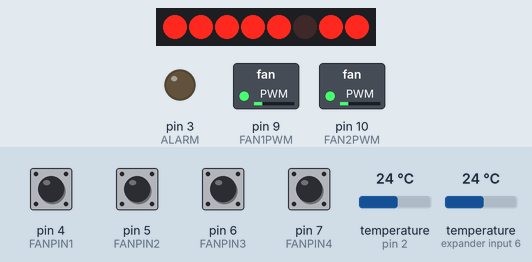
Bench run of a sketch on a simulated Arduino Uno, built with avr-gcc and run on an emulated ATmega328P. On the bench: 8 port-expander outputs drawn as a row of LEDs (first output left, lit = HIGH), switched loads named in the sketch (green lamp = pin HIGH), output pins drawn as LEDs (lit = HIGH). Wiring (inferred from the names in the program): PCF8574 port expander at I2C address 0x3C. Wiring (inferred from the signals the program sends): row of LEDs: on Q0, Q1, Q2, Q3, Q4, Q5, Q6, Q7. Inputs (shaded band) come from the test bench; at power-on: pin 4 (FANPIN1), pin 5 (FANPIN2), pin 6 (FANPIN3), pin 7 (FANPIN4) HIGH, temperature (sensors on expander input 6, pin 2) 24 °C. What the sketch prints to the serial monitor is not drawn.

Above: at 3.2 s.
3.3 s: temperature (sensor on expander input 6) set to 41 °C
At 5.96 s:
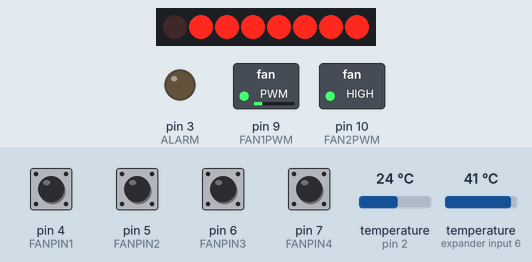
6.0 s: temperature (sensor on expander input 6) set to 33 °C
At 7.14 s:
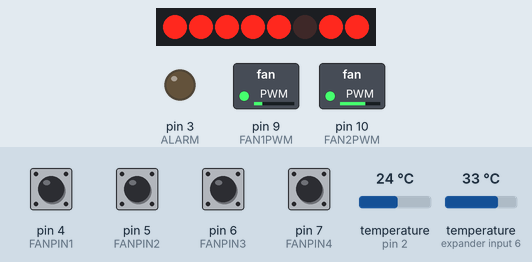
8.5 s: temperature (sensor on pin 2) set to 28 °C
At 10.74 s:
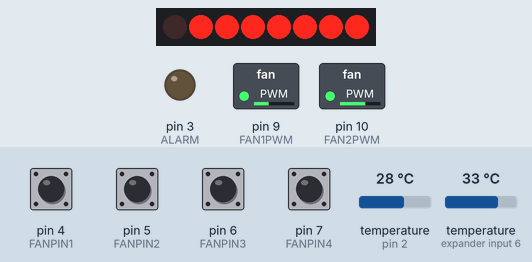
11.6 s: temperature (sensor on pin 2) set to 33 °C
At 13.5 s:
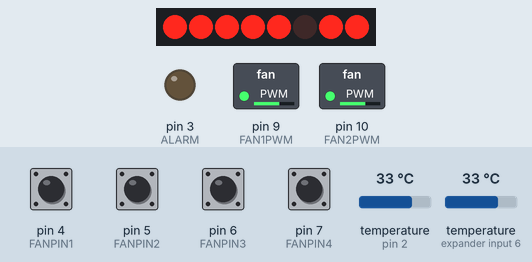
14.1 s: temperature (sensor on pin 2) set to 41 °C
At 16.7 s:
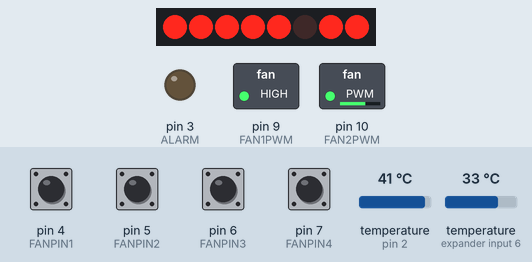
17.6 s: temperature (sensor on expander input 6) set to 12 °C
At 19.9 s:
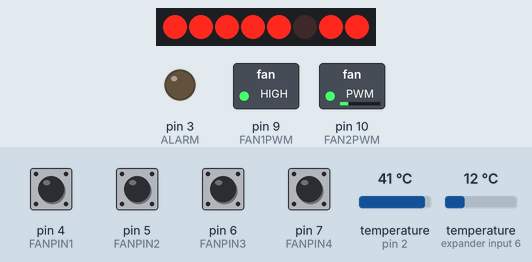
Timing chart, 0 to 21.8 s (numbered marks = the images above; inputs shaded):
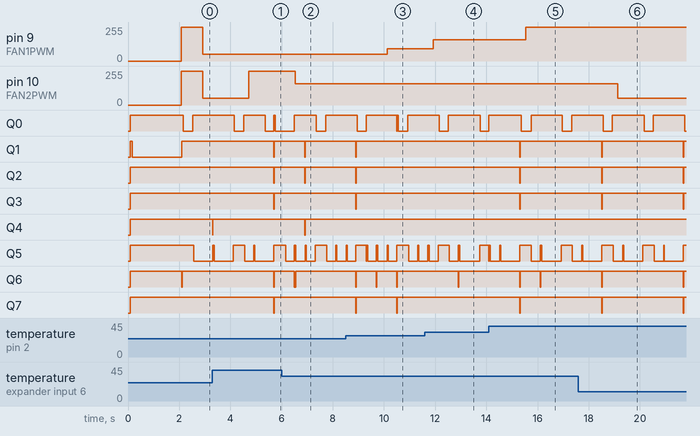

Measured:
- after the input at 3.3 s, pin 10 (FAN2PWM): 51/255 → 255/255 after 1.4 s
- after the input at 6.0 s, pin 10 (FAN2PWM): 255/255 → 160/255 after 0.53 s
- after the input at 8.5 s, pin 9 (FAN1PWM): 51/255 → 92/255 after 1.6 s
- after the input at 11.6 s, pin 9 (FAN1PWM): 92/255 → 160/255 after 0.33 s
- after the input at 14.1 s, pin 9 (FAN1PWM): 160/255 → 255/255 after 1.4 s
- after the input at 17.6 s, pin 10 (FAN2PWM): 160/255 → 51/255 after 1.5 s

The sketch:

Thermal_fan_control_V1.0.ino
```cpp
//libraries for using Dallas temperature sensor DS18B20 and lcd
#include <OneWire.h>
#include <DallasTemperature.h>
#include "lib_I2CLCD.h"
#include <avr/wdt.h>

//********************** USER SET PARAMETERS ***********************************************************************************************************************************

#define SERIAL_FREQ 115200  //set a frequnecy that serial commnunication runs on, set to 0 to disable serial monitoring

//conected devices, fans and temperature sensors
#define NUM_SENSORS 2    // number of connected temperature sensors (1..2), when only 1 sensor is connected, all 4 fan slots (pwm outputs) are controlled by that sensor
#define FAN_MASK 0b0101  // which slots have fan connected, "0b(fan4)(fan3)(fan2)(fan1)", 1 if fan is present, 0 if slot is empty, for example 0b0111

//defines arduino pins for I/O devices (do not change when using V1.0 PCB)
#define ONEWIREBUS 2  //pin temperature sensors are connected to
#define FAN1PWM 9     //PWM1 output pin, controls fan 1 and 2
#define FAN2PWM 10    //PWM2 output pin, controls fan 3 and 4
#define ALARM 3       //pin that outputs "0" when alarm is triggered
#define FANPIN1 4     //pin that tacho from first fan is connected to
#define FANPIN2 5     //same for second fan
#define FANPIN3 6     //third
#define FANPIN4 7     //and fourth

//set a frequency of PWM required by driven fan
#define PWM_FREQ 25000  //in Hz (usually around 25kHz for PC fans)

//set a measururing/PWM refresh frequency
#define UPDATE_FREQ 1000  //period in miliseconds (limited by temperature to digital convertion speed of temperature sensors, which is ~750ms @ 12bits .. ~96ms @ 9bits)

//set diferent temperatures that define how duty cycle is calculated
#define UPPER_LIM 40   //temperature above which duty cycle is always 100%
#define LOWER_LIM 25   //temperature below which duty cycle is at it's minimum value      //between these 2 values, PWM duty cycle is linear from set MIN_DUTY value to 100%
#define MIN_DUTY 0.2   //minimum duty cycle value, set between 0 and 1 (0 and 100%)
#define ALARM_TEMP 35  //temperature at which alarm is triggered, usually same as UPPER_LIM but can be set at different value

//fan parameters
#define PULSE_COUNT 2  //set a number of pulses given by fan each rotation (usually 2 for computer fans)
#define MIN_RPM 1000    //lower limit for fan rpm, if lower than, alarm is triggered (set to 0 to disable low rpm alarm)

//when installing new sensor, you must paste sensor's addresses here, can be copied from serial monitor at start up of the system!
//if only using 1 sensor, put it's address under sensor1 !
DeviceAddress sensor1 = { 0x28, 0x92, 0xAD, 0x43, 0x51, 0x20, 0x01, 0x39 };
DeviceAddress sensor2 = { 0x28, 0xEE, 0x35, 0xB1, 0x0C, 0x00, 0x00, 0xD7 };

//***********************************************************************************************************************************************************************************

OneWire oneWire(ONEWIREBUS);
DallasTemperature T_sensor(&oneWire);

#define PWM_COUNTER ((F_CPU / PWM_FREQ) - 1)

float TempC[2];
bool alarmStatus = 0;  // 0=failure (high temp or low fan rpm), 1=OK
float duty[2] = {1.0, 1.0};  // start at full speed until first reading
bool errorTemp[2];
bool ErrorTemp = 0;
bool errorRPM[4];
bool ErrorRPM = 0;
int lcd = 0;

unsigned long lastTempUpdate = 0;
unsigned long lastDisplayUpdate = 0;
bool convRequested = 0;
unsigned long convStart = 0;

struct Fan {
  uint8_t pin;
  volatile unsigned long last;
  volatile unsigned long period;
  volatile int loopCount;
  float rpm;
};

Fan fans[4];

//definitions of custom characters for LCD
uint8_t degreeChar[8] = { 0x0E, 0x0A, 0x0E, 0x00, 0x00, 0x00, 0x00, 0x00 };
uint8_t fanChar[8] = { 0x00, 0x00, 0x19, 0x0B, 0x04, 0x1A, 0x13, 0x00 };
uint8_t breathing1[8] = { 0x08, 0x08, 0x08, 0x00, 0x00, 0x00, 0x00, 0x00 };
uint8_t breathing2[8] = { 0x04, 0x08, 0x10, 0x00, 0x00, 0x00, 0x00, 0x00 };
uint8_t breathing3[8] = { 0x00, 0x1C, 0x00, 0x00, 0x00, 0x00, 0x00, 0x00 };
uint8_t breathing4[8] = { 0x10, 0x08, 0x04, 0x00, 0x00, 0x00, 0x00, 0x00 };

//code that only runs once at every start of the system
void setup() {
  wdt_disable();
  if (SERIAL_FREQ > 0) Serial.begin(SERIAL_FREQ);
  fans[0].pin = FANPIN1;
  fans[1].pin = FANPIN2;
  fans[2].pin = FANPIN3;
  fans[3].pin = FANPIN4;
  pinMode(ALARM, OUTPUT);
  for (int i = 0; i < 4; i++) {
    pinMode(fans[i].pin, INPUT);
    fans[i].last = micros();
    fans[i].period = 0;
    fans[i].loopCount = 0;
    fans[i].rpm = 0;
  }
  PCICR |= 0b00000100;
  PCMSK2 |= 0b11110000;
  T_sensor.begin();
  sensorCheck();
  T_sensor.setResolution(12);  // 9..12
  lcdBegin();
  InitPWM();
  writePWM(duty[0], duty[1]);
  interrupts();
  wdt_enable(WDTO_4S);
}

//code running continiously after setup() is complete
void loop() {
  // temp conversion request every UPDATE_FREQ miliseconds
  if (!convRequested && millis() - lastTempUpdate >= UPDATE_FREQ) {
    requestTemp();
    convStart = millis();
    convRequested = 1;
  }
  // read temp result after 750ms and calculate all important values
  if (convRequested && millis() - convStart >= 800) {
    convRequested = 0;
    lastTempUpdate = millis();
    readTemp();
    getFanSpeed();
    writePWM(duty[0] = getDuty(TempC[0]), duty[1] = getDuty(TempC[NUM_SENSORS > 1 ? 1 : 0]));
    updateLED();
    serialData();
  }
  // display updates independently of measuring frequency
  if (millis() - lastDisplayUpdate >= 400) {
    lastDisplayUpdate = millis();
    updateLCD();
  }
  wdt_reset();
}

ISR(PCINT2_vect) {  //checks for pin changes on tacho pins, interrupt routine
  static uint8_t lastPort = 0xFF;
  uint8_t port = PIND;
  unsigned long now = micros();

  if ((lastPort & (1 << PIND4)) && !(port & (1 << PIND4))) {
    fans[0].period += (now - fans[0].last);
    fans[0].loopCount++;
    fans[0].last = now;
  }

  if ((lastPort & (1 << PIND5)) && !(port & (1 << PIND5))) {
    fans[1].period += (now - fans[1].last);
    fans[1].loopCount++;
    fans[1].last = now;
  }

  if ((lastPort & (1 << PIND6)) && !(port & (1 << PIND6))) {
    fans[2].period += (now - fans[2].last);
    fans[2].loopCount++;
    fans[2].last = now;
  }

  if ((lastPort & (1 << PIND7)) && !(port & (1 << PIND7))) {
    fans[3].period += (now - fans[3].last);
    fans[3].loopCount++;
    fans[3].last = now;
  }

  lastPort = port;
}

void requestTemp(void) {  //sends request to temp sensors to start temp to digital convertion and returns without waiting for results
  T_sensor.setWaitForConversion(0);
  T_sensor.requestTemperatures();
}

void readTemp(void) {  //reads digital value of measured temperature once convertion is finished
  TempC[0] = T_sensor.getTempC(sensor1);
#if NUM_SENSORS >= 2
  TempC[1] = T_sensor.getTempC(sensor2);
#else
  TempC[1] = -127;  // mark as not connected
#endif
}

float getDuty(float temp) {  //returns duty cycle as a result of function of measured temperature and set temperature limits
  if (temp < -100) return 1.0;
  if (temp <= LOWER_LIM) return MIN_DUTY;
  if (temp >= UPPER_LIM) return 1.0;
  return MIN_DUTY + (temp - LOWER_LIM) * (1.0 - MIN_DUTY) / (UPPER_LIM - LOWER_LIM);
}

void getFanSpeed(void) {
  noInterrupts();
  for (int i = 0; i < 4; i++) {
    if (!(FAN_MASK & (1 << i))) continue;  // skip empty slots
    fans[i].rpm = fans[i].loopCount > 0 ? (1 / (((fans[i].period / 1000000.0) / fans[i].loopCount) * PULSE_COUNT)) * 60 : 0;
    fans[i].loopCount = 0;
    fans[i].period = 0;
  }
  interrupts();
}
void writePWM(float value1, float value2)  //writes given duty cycles into timer1 compare registers
{
  value1 = constrain(value1, 0.0, 1.0);
  value2 = constrain(value2, 0.0, 1.0);
  OCR1A = (uint16_t)(value1 * ICR1);
  OCR1B = (uint16_t)(value2 * ICR1);
}

void updateLED(void) {  //update alarm status based on system state
  //check RPM
  ErrorRPM = 0;
  for (int i = 0; i < 4; i++) {
    if (!(FAN_MASK & (1 << i))) {  // slot empty
      errorRPM[i] = 0;
      continue;
    }
    if (fans[i].rpm < MIN_RPM) {
      ErrorRPM = 1;
      errorRPM[i] = 1;
    } else errorRPM[i] = 0;
  }
  //check temperatures
  ErrorTemp = 0;
  for (int i = 0; i < NUM_SENSORS; i++) {
    if (TempC[i] >= ALARM_TEMP || TempC[i] < -100) {
      ErrorTemp = 1;
      errorTemp[i] = 1;
    } else errorTemp[i] = 0;
  }
  //set or reset alarm
  if (ErrorRPM || ErrorTemp) alarmStatus = 0;
  else alarmStatus = 1;
  digitalWrite(ALARM, alarmStatus);
}

void serialData(void) {  //prints current values of fan speed, temperature and alarm status
  if (SERIAL_FREQ == 0) return;
  Serial.print("RPM: ");
  for (int i = 0; i < 4; i++) {
    Serial.print(fans[i].rpm, 0);
    if (i < 4 - 1) Serial.print(", ");
  }
  Serial.print("    Temp('C): ");
  Serial.print(TempC[0]);
#if NUM_SENSORS >= 2
  Serial.print(", ");
  Serial.print(TempC[1]);
#endif
  Serial.print("     Fan_power(%): ");
  Serial.print(duty[0] * 100);
  Serial.print(", ");
  Serial.print(duty[1] * 100);
  if (alarmStatus) Serial.println("     OK");
  else {
    Serial.print("     Alarm");
    if (ErrorTemp && ErrorRPM) Serial.println(" - high measured temperature and low fan speed!");
    else if (ErrorTemp && !ErrorRPM) Serial.println(" - high measured temperature!");
    else if (!ErrorTemp && ErrorRPM) Serial.println(" - low fan speed, check fan(s)");
    else Serial.println("");
  }
}

void sensorCheck(void) {  //checks for connected and missing temperature sensors and reports to user using serial monitor
  if (SERIAL_FREQ == 0) return;
  Serial.println("----------------------------------------------------------------------------------------------------");
  Serial.println();
  Serial.print("Devices found: ");
  Serial.println(T_sensor.getDeviceCount());
  Serial.println();
  Serial.println("Paste this addresses into code when installing a new temperature sensor:");
  DeviceAddress sensorAddr;
  for (uint8_t i = 0; i < T_sensor.getDeviceCount(); i++) {
    if (T_sensor.getAddress(sensorAddr, i)) {
      Serial.print("Connected sensor ");
      Serial.print(i + 1);
      Serial.print(" address: ");
      printAddress(sensorAddr);
    } else {
      Serial.print("Failed to read sensor at index ");
      Serial.println(i);
    }
  }
  Serial.println();
  if (!T_sensor.isConnected(sensor1)) {
    Serial.print("Sensor1 not found! - ");
    printAddress(sensor1);
  }
#if NUM_SENSORS >= 2
  if (!T_sensor.isConnected(sensor2)) {
    Serial.print("Sensor2 not found! - ");
    printAddress(sensor2);
  }
#endif
  Serial.println();
  Serial.println("----------------------------------------------------------------------------------------------------");
}

void printAddress(DeviceAddress sensorAddr) {  //prints 64-bit temperature sensor address in format, that can be directly copied into code
  if (SERIAL_FREQ == 0) return;
  for (uint8_t i = 0; i < 8; i++) {
    Serial.print("0x");
    if (sensorAddr[i] < 16) Serial.print("0");
    Serial.print(sensorAddr[i], HEX);
    if (i < 7) Serial.print(", ");
  }
  Serial.println();
}

void lcdBegin(void) {  //begins LCD communication, defines custom characters and displays device name
  Wire.begin();
  initLCD();
  clearDisplayLCD();
  cursorOFF();
  returnHomeLCD();
  printDisplayLCD("Thermal fan ctrl");
  locateCursorLCD(0, 1);
  printDisplayLCD("IJS, 2026");
  createCharLCD(0, degreeChar);
  createCharLCD(1, fanChar);
  createCharLCD(3, breathing1);
  createCharLCD(4, breathing2);
  createCharLCD(5, breathing3);
  createCharLCD(6, breathing4);
  delay(2000);
  clearDisplayLCD();
}

static int prev_lcd = -1;
static float prev_TempC[2] = { 999.0f, 999.0f };
static float prev_duty[2] = { -1.0f, -1.0f };
static bool prev_errorTemp[2] = { 0, 0 };
static bool prev_errorRPM[4] = { 1, 1, 1, 1 };  // force first draw

void updateLCD(void) {  //updates lcd based on what data changed
  lcd++;
  if (lcd > 3) lcd = 0;
  // spinning icon on row 0 only
  locateCursorLCD(0, 0);
  printCustomCharLCD(lcd + 3);
  for (int i = 0; i < 2; i++) {
    // blank col 0 on row 1 (no icon there)
    if (i == 1) {
      locateCursorLCD(0, 1);
      printDisplayLCD(" ");
    }
    // --- Temperature column ---
    bool tempChanged = (TempC[i] != prev_TempC[i]) || (errorTemp[i] != prev_errorTemp[i]) || ((lcd % 2) != (prev_lcd % 2));
    if (tempChanged) {
      locateCursorLCD(1, i);
      if (i >= NUM_SENSORS) {
        printDisplayLCD("        ");
      } else if (TempC[i] == -127) {
        printDisplayLCD("No Con. ");
      } else {
        printFloatLCD(TempC[i], 5, 1);
        printCustomCharLCD(0);
        printDisplayLCD("C");
        if (lcd % 2 && errorTemp[i]) printDisplayLCD("!");
        else printDisplayLCD(" ");
      }
      prev_TempC[i] = TempC[i];
      prev_errorTemp[i] = errorTemp[i];
    }
    // --- Duty column ---
    int dutyIdx = i < NUM_SENSORS ? i : 0;
    int dutyPct = (int)round(duty[dutyIdx] * 100);
    int prevDutyPct = (int)round(prev_duty[i] * 100);  // <-- use i, not dutyIdx
    if (dutyPct != prevDutyPct) {
      locateCursorLCD(9, i);
      if (dutyPct >= 100) printDisplayLCD(" MAX ");
      else {
        printIntLCD(dutyPct, 3);
        printDisplayLCD("% ");
      }
      prev_duty[i] = duty[dutyIdx];  // <-- store into i slot, not dutyIdx slot
    }
    // --- Fan indicators ---
    for (int a = 0; a < 2; a++) {
      int fanIdx = i * 2 + a;
      bool fanChanged = (FAN_MASK & (1 << fanIdx)) && (errorRPM[fanIdx] != prev_errorRPM[fanIdx]);
      bool blinkChanged = ((lcd < 2) != (prev_lcd < 2)) && (FAN_MASK & (1 << fanIdx)) && errorRPM[fanIdx];

      if (fanChanged || blinkChanged) {
        locateCursorLCD(14 + a, i);
        if (!(FAN_MASK & (1 << fanIdx))) printDisplayLCD(" ");
        else if (errorRPM[fanIdx] && lcd < 2) printDisplayLCD(" ");
        else printCustomCharLCD(1);
        if (FAN_MASK & (1 << fanIdx)) prev_errorRPM[fanIdx] = errorRPM[fanIdx];
      }
    }
  }
  prev_lcd = lcd;
}

void InitPWM(void) {         //set timer1 as PWM generator with outputs on pins D9 and D1
  pinMode(FAN1PWM, OUTPUT);  // D9
  pinMode(FAN2PWM, OUTPUT);  // D10
  // Stop timer
  TCCR1A = 0;
  TCCR1B = 0;
  TCNT1 = 0;
  // Fast PWM, TOP = ICR1 (Mode 14)
  TCCR1A = (1 << COM1A1) | (1 << COM1B1) | (1 << WGM11);
  TCCR1B = (1 << WGM13) | (1 << WGM12) | (1 << CS10);  // prescaler = 1
  ICR1 = PWM_COUNTER;
  OCR1A = 0;
  OCR1B = 0;
}
```
